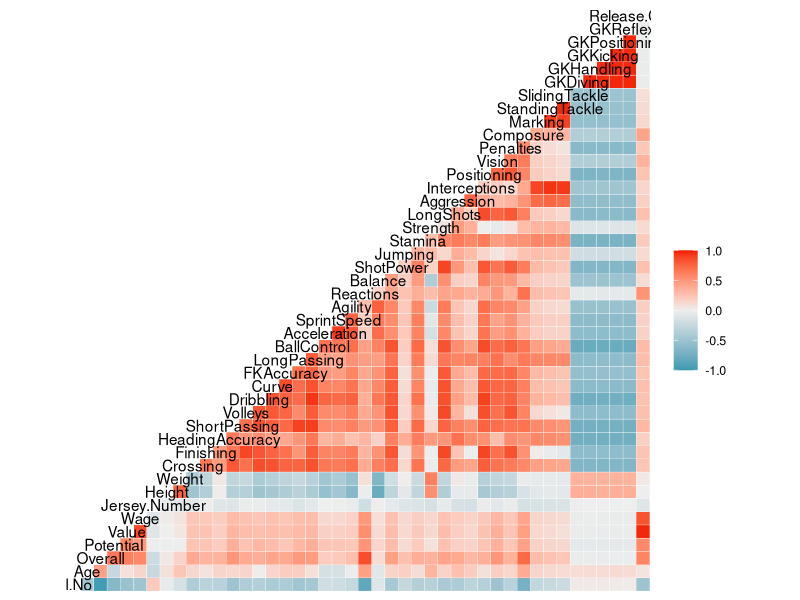
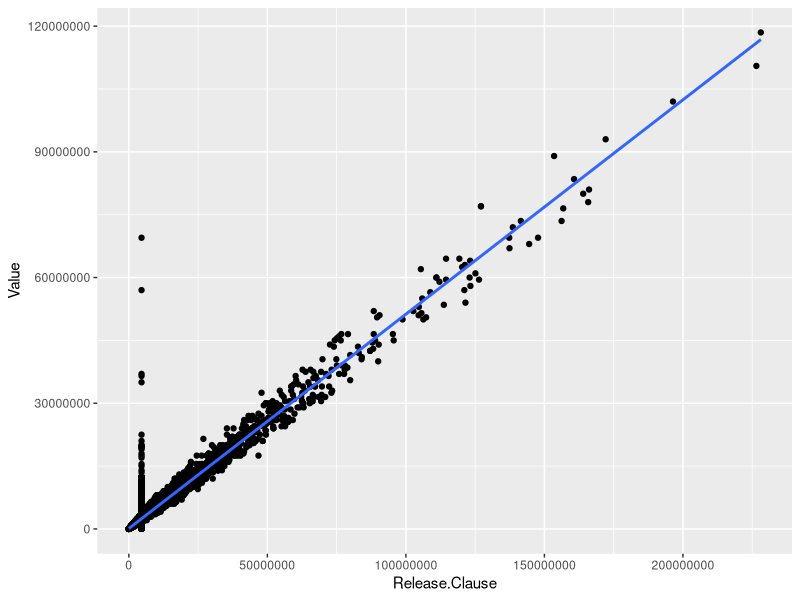

These charts were generated, in order, by the following R code:
## ---- chunk 1
fifa = read.csv("1_cleaned_data.csv")
options(scipen = 999)
library("GGally")

#HEAT MAP
print(ggcorr(fifa))

#SCATTER PLOT
print(ggplot(fifa, aes(x=Release.Clause, y =Value)) + geom_jitter()+geom_smooth(method = lm))


#PEARSON CORRELATION COEFFICIENT
print(cor(fifa$Release.Clause,fifa$Value,  method = "pearson", use = "complete.obs"))
#PEARSON TEST FOR ASSOCIATION/CORRELATION BETWEEN SAMPLES
print(cor.test(fifa$Release.Clause,fifa$Value, method="pearson"))

#KENDALL CORRELATION COEFFICIENT
print(cor(fifa$Release.Clause,fifa$Value,  method = "kendall", use = "complete.obs"))
#KENDALL TEST FOR ASSOCIATION/CORRELATION BETWEEN SAMPLES
print(cor.test(fifa$Release.Clause,fifa$Value, method="kendall"))

#SPREARMAN CORRELATION COEFFICIENT
print(cor(fifa$Release.Clause,fifa$Value,  method = "spearman", use = "complete.obs"))
#SPEARMAN TEST FOR ASSOCIATION/CORRELATION BETWEEN SAMPLES
print(cor.test(fifa$Release.Clause,fifa$Value, method="spearman"))
